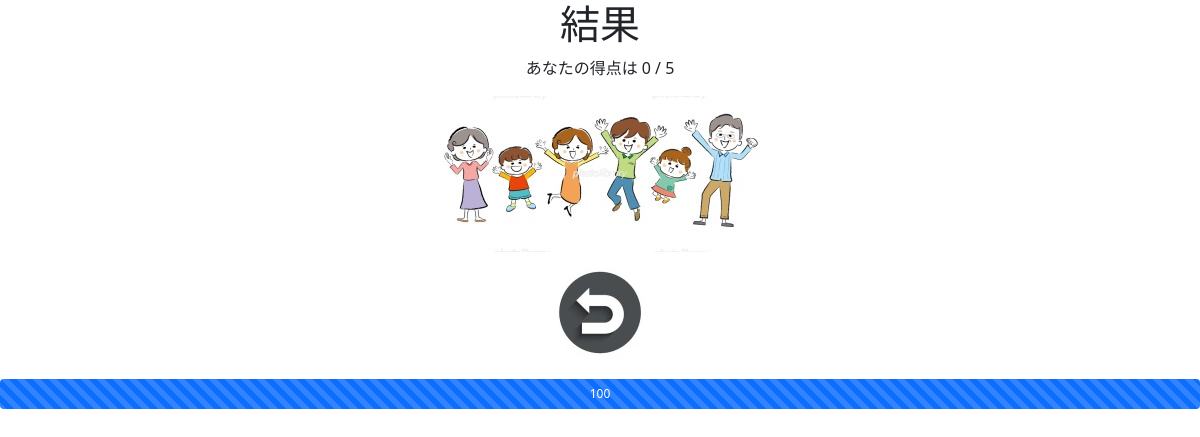
Before: /templates/result with the older database file.
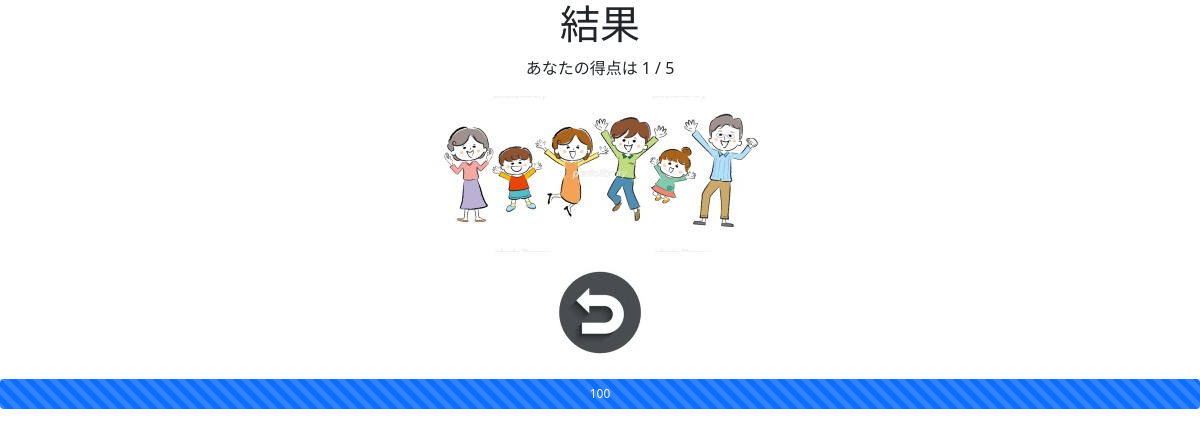
After: the same page with the newer database file.
### game/models.py (models this page shows, shortened)
class Score(models.Model):
    score = models.IntegerField(default=0)

### game/views.py (the view)
# urls.py: path('templates/result', views.move_to_result, name='move_to_result'),
def move_to_result(request):
    try:
        score = Score.objects.get(pk=1)
    except Score.DoesNotExist:
        score = Score(score=0)
        score.save()
    if request.method=='POST':
        ans = request.POST['answer']
        if (ans == 'correct'):
            score.increment()
    context = { 'score':score }
    return render(request, "game/quiz_result.html", context)

### game/templates/game/quiz_result.html (shortened to what this page needs)
<!DOCTYPE html>
{% load static %}
<html lang="ja">
<head>
    <link rel="stylesheet" type="text/css" href="../../static/css/bootstrap.min.css"/>
</head>
<body>
    <div style="text-align:center">
        <h1>結果</h1>
        <p>あなたの得点は {{ score.score }} / 5</p>
        <image src="{% static 'image/happy.png' %}">
        <form action="{% url 'index' %}" method="post">
            <input type="image" src="{% static 'image/back.png' %}" name="start_button">
        </form>
    </div>
    <div class="progress" style="height: 30px;">
        <div class="progress-bar progress-bar-striped progress-bar-animated" role="progressbar" aria-label="アニメーションストライプ" aria-valuenow="100" aria-valuemin="0" aria-valuemax="100" style="width: 100%">100</div>
    </div>
</body>
</html>

Changed rows visible on the page:
changed Score: score "0" → "1"
